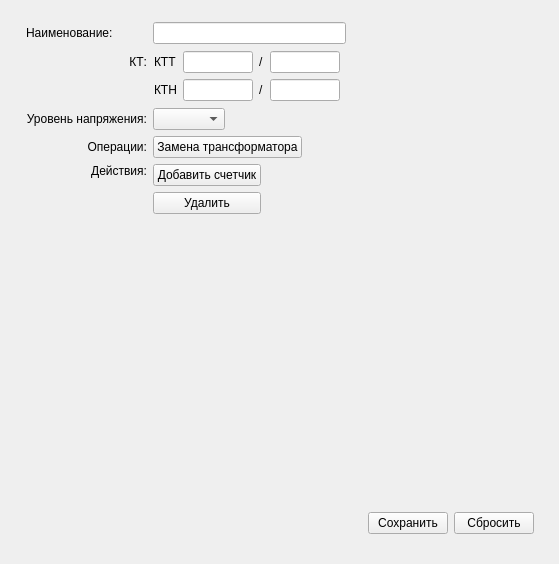
<?xml version="1.0" encoding="UTF-8"?>
<ui version="4.0">
 <class>FeederSets</class>
 <widget class="QWidget" name="FeederSets">
  <property name="geometry">
   <rect>
    <x>0</x>
    <y>0</y>
    <width>559</width>
    <height>564</height>
   </rect>
  </property>
  <property name="windowTitle">
   <string>Form</string>
  </property>
  <widget class="QWidget" name="horizontalLayoutWidget">
   <property name="geometry">
    <rect>
     <x>10</x>
     <y>10</y>
     <width>541</width>
     <height>541</height>
    </rect>
   </property>
   <layout class="QHBoxLayout" name="mainLayout">
    <property name="leftMargin">
     <number>10</number>
    </property>
    <property name="topMargin">
     <number>6</number>
    </property>
    <property name="rightMargin">
     <number>6</number>
    </property>
    <property name="bottomMargin">
     <number>6</number>
    </property>
    <item>
     <layout class="QGridLayout" name="gridLayout">
      <property name="leftMargin">
       <number>6</number>
      </property>
      <property name="topMargin">
       <number>6</number>
      </property>
      <property name="rightMargin">
       <number>6</number>
      </property>
      <property name="bottomMargin">
       <number>6</number>
      </property>
      <item row="2" column="0">
       <layout class="QVBoxLayout" name="verticalLayout_3">
        <property name="topMargin">
         <number>5</number>
        </property>
        <item>
         <widget class="QLabel" name="label_3">
          <property name="toolTip">
           <string>Коэффициенты трансформации</string>
          </property>
          <property name="text">
           <string>КТ:</string>
          </property>
          <property name="alignment">
           <set>Qt::AlignRight|Qt::AlignTop|Qt::AlignTrailing</set>
          </property>
         </widget>
        </item>
       </layout>
      </item>
      <item row="0" column="2">
       <layout class="QHBoxLayout" name="horizontalLayout">
        <item>
         <widget class="QLineEdit" name="txtName">
          <property name="minimumSize">
           <size>
            <width>100</width>
            <height>0</height>
           </size>
          </property>
          <property name="maximumSize">
           <size>
            <width>450</width>
            <height>16777215</height>
           </size>
          </property>
         </widget>
        </item>
        <item>
         <spacer name="horizontalSpacer">
          <property name="orientation">
           <enum>Qt::Horizontal</enum>
          </property>
          <property name="sizeHint" stdset="0">
           <size>
            <width>40</width>
            <height>20</height>
           </size>
          </property>
         </spacer>
        </item>
       </layout>
      </item>
      <item row="9" column="2">
       <layout class="QHBoxLayout" name="horizontalLayout_2">
        <property name="leftMargin">
         <number>0</number>
        </property>
        <property name="topMargin">
         <number>5</number>
        </property>
        <property name="rightMargin">
         <number>5</number>
        </property>
        <property name="bottomMargin">
         <number>5</number>
        </property>
        <item>
         <spacer name="horizontalSpacer_2">
          <property name="orientation">
           <enum>Qt::Horizontal</enum>
          </property>
          <property name="sizeHint" stdset="0">
           <size>
            <width>40</width>
            <height>20</height>
           </size>
          </property>
         </spacer>
        </item>
        <item>
         <widget class="QPushButton" name="cmdSave">
          <property name="text">
           <string>Сохранить</string>
          </property>
         </widget>
        </item>
        <item>
         <widget class="QPushButton" name="cmdDrop">
          <property name="text">
           <string>Сбросить</string>
          </property>
         </widget>
        </item>
       </layout>
      </item>
      <item row="4" column="0">
       <widget class="QLabel" name="label_8">
        <property name="text">
         <string>Уровень напряжения:</string>
        </property>
        <property name="alignment">
         <set>Qt::AlignRight|Qt::AlignTrailing|Qt::AlignVCenter</set>
        </property>
       </widget>
      </item>
      <item row="7" column="0">
       <spacer name="verticalSpacer">
        <property name="orientation">
         <enum>Qt::Vertical</enum>
        </property>
        <property name="sizeHint" stdset="0">
         <size>
          <width>20</width>
          <height>40</height>
         </size>
        </property>
       </spacer>
      </item>
      <item row="0" column="0">
       <widget class="QLabel" name="label">
        <property name="text">
         <string>Наименование:</string>
        </property>
       </widget>
      </item>
      <item row="6" column="2">
       <layout class="QHBoxLayout" name="horizontalLayout_3">
        <item>
         <layout class="QVBoxLayout" name="verticalLayout">
          <property name="rightMargin">
           <number>5</number>
          </property>
          <item>
           <widget class="QPushButton" name="cmdAddCounter">
            <property name="enabled">
             <bool>true</bool>
            </property>
            <property name="text">
             <string>Добавить счетчик</string>
            </property>
           </widget>
          </item>
          <item>
           <widget class="QPushButton" name="cmdRemove">
            <property name="text">
             <string>Удалить</string>
            </property>
           </widget>
          </item>
         </layout>
        </item>
        <item>
         <spacer name="horizontalSpacer_3">
          <property name="orientation">
           <enum>Qt::Horizontal</enum>
          </property>
          <property name="sizeHint" stdset="0">
           <size>
            <width>40</width>
            <height>20</height>
           </size>
          </property>
         </spacer>
        </item>
       </layout>
      </item>
      <item row="2" column="2">
       <layout class="QHBoxLayout" name="horizontalLayout_4">
        <property name="leftMargin">
         <number>1</number>
        </property>
        <property name="topMargin">
         <number>1</number>
        </property>
        <property name="rightMargin">
         <number>1</number>
        </property>
        <property name="bottomMargin">
         <number>1</number>
        </property>
        <item>
         <layout class="QVBoxLayout" name="verticalLayout_2">
          <property name="rightMargin">
           <number>5</number>
          </property>
          <item>
           <layout class="QHBoxLayout" name="horizontalLayout_5">
            <property name="rightMargin">
             <number>15</number>
            </property>
            <item>
             <widget class="QLabel" name="label_4">
              <property name="text">
               <string>КТТ</string>
              </property>
             </widget>
            </item>
            <item>
             <widget class="QLineEdit" name="txtKTh">
              <property name="minimumSize">
               <size>
                <width>50</width>
                <height>0</height>
               </size>
              </property>
              <property name="maximumSize">
               <size>
                <width>70</width>
                <height>16777215</height>
               </size>
              </property>
             </widget>
            </item>
            <item>
             <widget class="QLabel" name="label_5">
              <property name="text">
               <string>/</string>
              </property>
             </widget>
            </item>
            <item>
             <widget class="QLineEdit" name="txtKTl">
              <property name="minimumSize">
               <size>
                <width>50</width>
                <height>0</height>
               </size>
              </property>
              <property name="maximumSize">
               <size>
                <width>70</width>
                <height>16777215</height>
               </size>
              </property>
             </widget>
            </item>
            <item>
             <spacer name="horizontalSpacer_6">
              <property name="orientation">
               <enum>Qt::Horizontal</enum>
              </property>
              <property name="sizeHint" stdset="0">
               <size>
                <width>40</width>
                <height>20</height>
               </size>
              </property>
             </spacer>
            </item>
           </layout>
          </item>
          <item>
           <layout class="QHBoxLayout" name="horizontalLayout_6">
            <property name="topMargin">
             <number>0</number>
            </property>
            <property name="rightMargin">
             <number>15</number>
            </property>
            <item>
             <widget class="QLabel" name="label_6">
              <property name="text">
               <string>КТН</string>
              </property>
             </widget>
            </item>
            <item>
             <widget class="QLineEdit" name="txtKNh">
              <property name="minimumSize">
               <size>
                <width>50</width>
                <height>0</height>
               </size>
              </property>
              <property name="maximumSize">
               <size>
                <width>70</width>
                <height>16777215</height>
               </size>
              </property>
             </widget>
            </item>
            <item>
             <widget class="QLabel" name="label_7">
              <property name="text">
               <string>/</string>
              </property>
             </widget>
            </item>
            <item>
             <widget class="QLineEdit" name="txtKNl">
              <property name="minimumSize">
               <size>
                <width>50</width>
                <height>0</height>
               </size>
              </property>
              <property name="maximumSize">
               <size>
                <width>70</width>
                <height>16777215</height>
               </size>
              </property>
             </widget>
            </item>
            <item>
             <spacer name="horizontalSpacer_5">
              <property name="orientation">
               <enum>Qt::Horizontal</enum>
              </property>
              <property name="sizeHint" stdset="0">
               <size>
                <width>40</width>
                <height>20</height>
               </size>
              </property>
             </spacer>
            </item>
           </layout>
          </item>
         </layout>
        </item>
        <item>
         <spacer name="horizontalSpacer_4">
          <property name="orientation">
           <enum>Qt::Horizontal</enum>
          </property>
          <property name="sizeHint" stdset="0">
           <size>
            <width>40</width>
            <height>20</height>
           </size>
          </property>
         </spacer>
        </item>
       </layout>
      </item>
      <item row="6" column="0">
       <widget class="QLabel" name="label_2">
        <property name="text">
         <string>Действия:</string>
        </property>
        <property name="alignment">
         <set>Qt::AlignRight|Qt::AlignTop|Qt::AlignTrailing</set>
        </property>
       </widget>
      </item>
      <item row="4" column="2">
       <layout class="QHBoxLayout" name="horizontalLayout_7">
        <item>
         <widget class="QComboBox" name="cmbVoltageLVL">
          <property name="editable">
           <bool>false</bool>
          </property>
         </widget>
        </item>
        <item>
         <spacer name="horizontalSpacer_7">
          <property name="orientation">
           <enum>Qt::Horizontal</enum>
          </property>
          <property name="sizeHint" stdset="0">
           <size>
            <width>40</width>
            <height>20</height>
           </size>
          </property>
         </spacer>
        </item>
       </layout>
      </item>
      <item row="5" column="0">
       <widget class="QLabel" name="label_9">
        <property name="text">
         <string>Операции:</string>
        </property>
        <property name="alignment">
         <set>Qt::AlignRight|Qt::AlignTrailing|Qt::AlignVCenter</set>
        </property>
       </widget>
      </item>
      <item row="5" column="2">
       <layout class="QHBoxLayout" name="horizontalLayout_8">
        <property name="rightMargin">
         <number>6</number>
        </property>
        <item>
         <layout class="QVBoxLayout" name="verticalLayout_5">
          <property name="rightMargin">
           <number>6</number>
          </property>
          <item>
           <widget class="QPushButton" name="cmdChangeTrans">
            <property name="text">
             <string>Замена трансформатора</string>
            </property>
           </widget>
          </item>
         </layout>
        </item>
        <item>
         <spacer name="horizontalSpacer_8">
          <property name="orientation">
           <enum>Qt::Horizontal</enum>
          </property>
          <property name="sizeHint" stdset="0">
           <size>
            <width>40</width>
            <height>20</height>
           </size>
          </property>
         </spacer>
        </item>
       </layout>
      </item>
     </layout>
    </item>
   </layout>
  </widget>
 </widget>
 <tabstops>
  <tabstop>txtName</tabstop>
  <tabstop>txtKTh</tabstop>
  <tabstop>txtKTl</tabstop>
  <tabstop>txtKNh</tabstop>
  <tabstop>txtKNl</tabstop>
  <tabstop>cmdAddCounter</tabstop>
  <tabstop>cmdRemove</tabstop>
  <tabstop>cmdSave</tabstop>
  <tabstop>cmdDrop</tabstop>
 </tabstops>
 <resources/>
 <connections>
  <connection>
   <sender>cmdSave</sender>
   <signal>clicked()</signal>
   <receiver>FeederSets</receiver>
   <slot>saveChanges()</slot>
   <hints>
    <hint type="sourcelabel">
     <x>411</x>
     <y>531</y>
    </hint>
    <hint type="destinationlabel">
     <x>371</x>
     <y>763</y>
    </hint>
   </hints>
  </connection>
  <connection>
   <sender>cmdDrop</sender>
   <signal>clicked()</signal>
   <receiver>FeederSets</receiver>
   <slot>dropChanges()</slot>
   <hints>
    <hint type="sourcelabel">
     <x>483</x>
     <y>520</y>
    </hint>
    <hint type="destinationlabel">
     <x>435</x>
     <y>775</y>
    </hint>
   </hints>
  </connection>
  <connection>
   <sender>cmdRemove</sender>
   <signal>clicked()</signal>
   <receiver>FeederSets</receiver>
   <slot>removeFeeder()</slot>
   <hints>
    <hint type="sourcelabel">
     <x>169</x>
     <y>158</y>
    </hint>
    <hint type="destinationlabel">
     <x>189</x>
     <y>794</y>
    </hint>
   </hints>
  </connection>
  <connection>
   <sender>cmdAddCounter</sender>
   <signal>clicked()</signal>
   <receiver>FeederSets</receiver>
   <slot>appendChild()</slot>
   <hints>
    <hint type="sourcelabel">
     <x>148</x>
     <y>114</y>
    </hint>
    <hint type="destinationlabel">
     <x>186</x>
     <y>749</y>
    </hint>
   </hints>
  </connection>
 </connections>
 <slots>
  <slot>saveChanges()</slot>
  <slot>dropChanges()</slot>
  <slot>removeFeeder()</slot>
  <slot>appendChild()</slot>
 </slots>
</ui>
